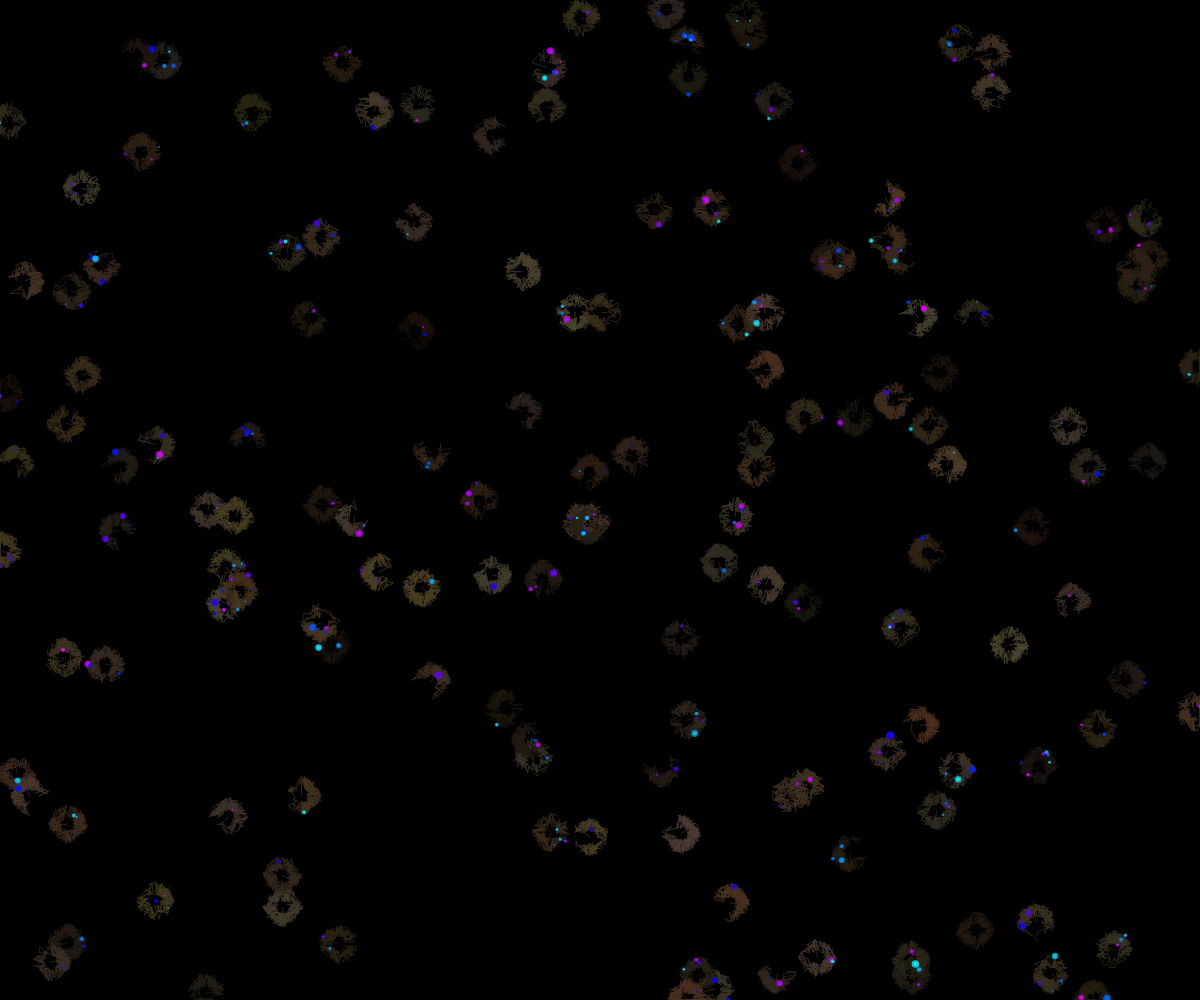
Frame 1 (no input)
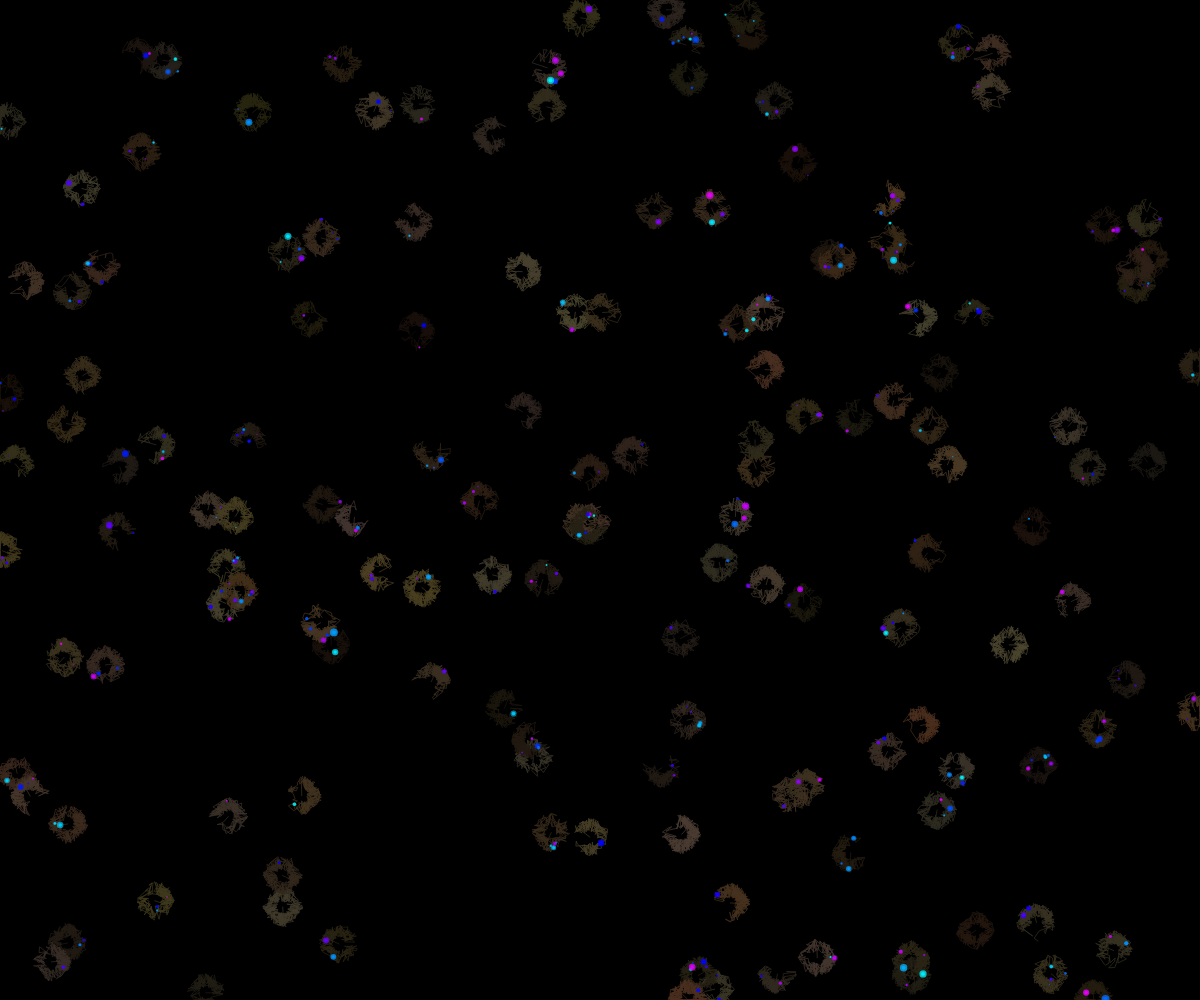
Frame 60 (no input)
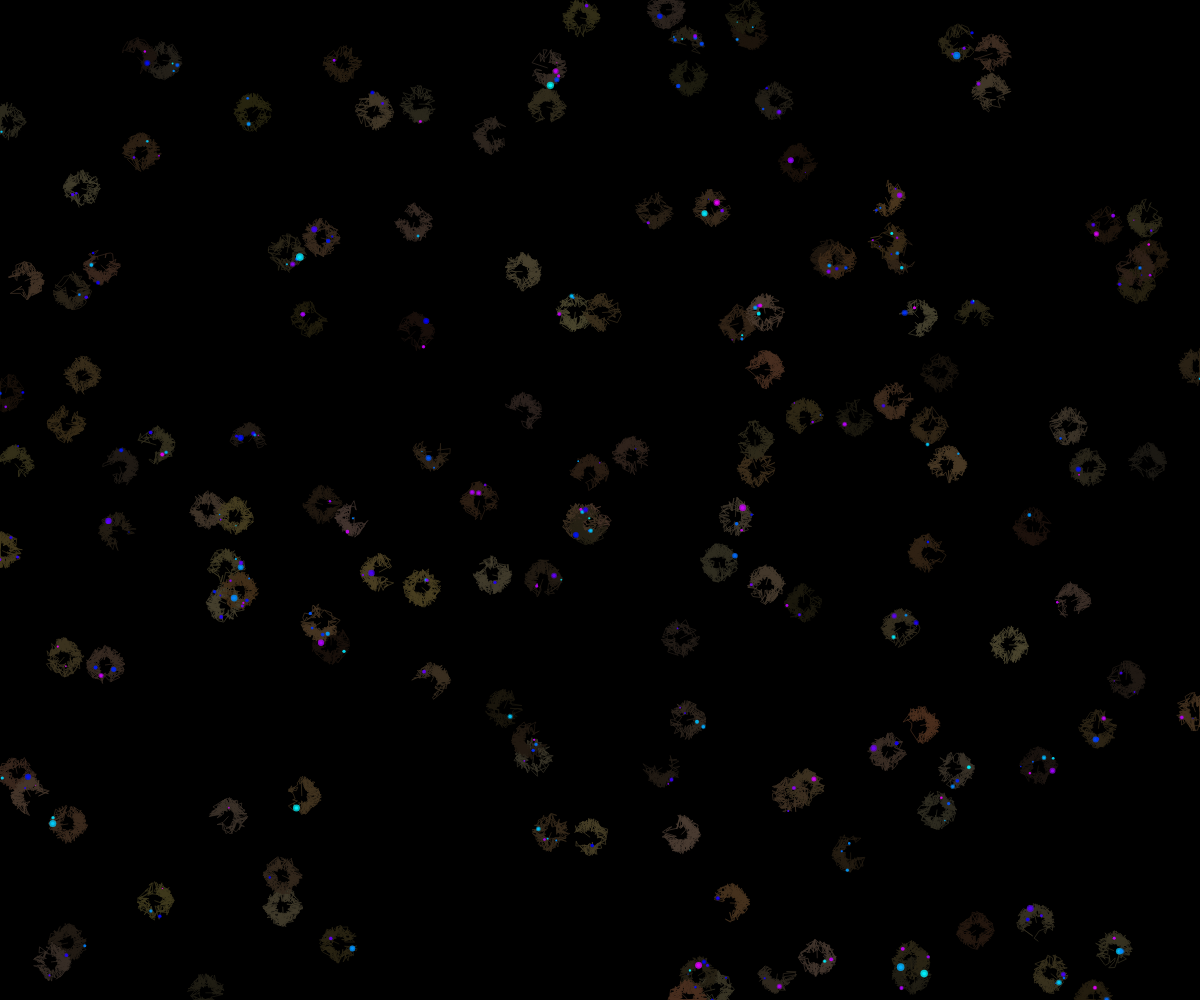
Frame 120 (the mouse pressed at the canvas centre since frame 60)

The p5.js sketch that drew these frames (run headless with seeded random() and noise() and a simulated clock; from frame 60 on, the mouse is pressed at the canvas centre):

// p5.js sketch
// ── sketch.js
let cables = [];
let particles = [];
const cableCount = 150;
const particleCount = 300;

function setup() {
  createCanvas(windowWidth, windowHeight);
  colorMode(HSB, 360, 100, 100, 1);

  // Create cables
  for (let i = 0; i < cableCount; i++) {
    cables.push({
      points: [],
      length: random(200, 400),
      hue: random(20, 50), // Dark colors
      sat: random(30, 60),
      bri: random(10, 30)
    });
  }

  // Initialize cable paths
  for (let cable of cables) {
    let x = random(width);
    let y = random(height);
    let z = random(-100, 100);

    cable.points.push(createVector(x, y, z));

    let angle = random(TWO_PI);
    let prevPoint = cable.points[0];
    for (let i = 1; i < cable.length; i++) {
      let dx = cos(angle) * random(5, 20);
      let dy = sin(angle) * random(5, 20);
      let dz = random(-10, 10);

      let newPoint = createVector(
        prevPoint.x + dx,
        prevPoint.y + dy,
        prevPoint.z + dz
      );

      // Keep cables within canvas bounds
      if (newPoint.x < 0 || newPoint.x > width ||
          newPoint.y < 0 || newPoint.y > height ||
          newPoint.z < -200 || newPoint.z > 200) {
        newPoint.x = constrain(newPoint.x, 0, width);
        newPoint.y = constrain(newPoint.y, 0, height);
        newPoint.z = constrain(newPoint.z, -200, 200);
      }

      cable.points.push(newPoint);
      angle += random(-0.5, 0.5);
    }
  }

  // Create particles along cables
  for (let i = 0; i < particleCount; i++) {
    let cableIndex = floor(random(cables.length));
    let pointIndex = floor(random(cables[cableIndex].points.length));
    let pos = cables[cableIndex].points[pointIndex].copy();
    
    particles.push({
      pos: pos,
      cableIndex: cableIndex,
      pointIndex: pointIndex,
      speed: random(0.5, 2),
      hue: random(180, 300), // Vibrant colors
      sat: 100,
      bri: 100,
      size: random(1, 4)
    });
  }
}

function draw() {
  background(0);
  noFill();

  // Draw cables
  strokeWeight(1);
  for (let cable of cables) {
    stroke(cable.hue, cable.sat, cable.bri, 0.7);
    beginShape();
    for (let point of cable.points) {
      vertex(point.x, point.y);
    }
    endShape();
  }

  // Update and draw particles
  for (let particle of particles) {
    // Move along cable path
    let cable = cables[particle.cableIndex];
    let nextPointIndex = (particle.pointIndex + 1) % cable.points.length;
    let target = cable.points[nextPointIndex];
    
    let dir = p5.Vector.sub(target, particle.pos);
    let distance = dir.mag();
    
    if (distance < 2) {
      particle.pointIndex = nextPointIndex;
    } else {
      dir.normalize();
      dir.mult(particle.speed);
      particle.pos.add(dir);
    }

    // Draw glowing particle
    noStroke();
    fill(particle.hue, particle.sat, particle.bri, 0.9);
    ellipse(particle.pos.x, particle.pos.y, particle.size);
    
    // Add pulse effect
    let pulse = sin(frameCount * 0.1 + particle.pointIndex) * 0.5 + 0.5;
    fill(particle.hue, particle.sat, particle.bri, pulse * 0.8);
    ellipse(particle.pos.x, particle.pos.y, particle.size * (1 + pulse));
  }
}

function windowResized() {
  resizeCanvas(windowWidth, windowHeight);
}
